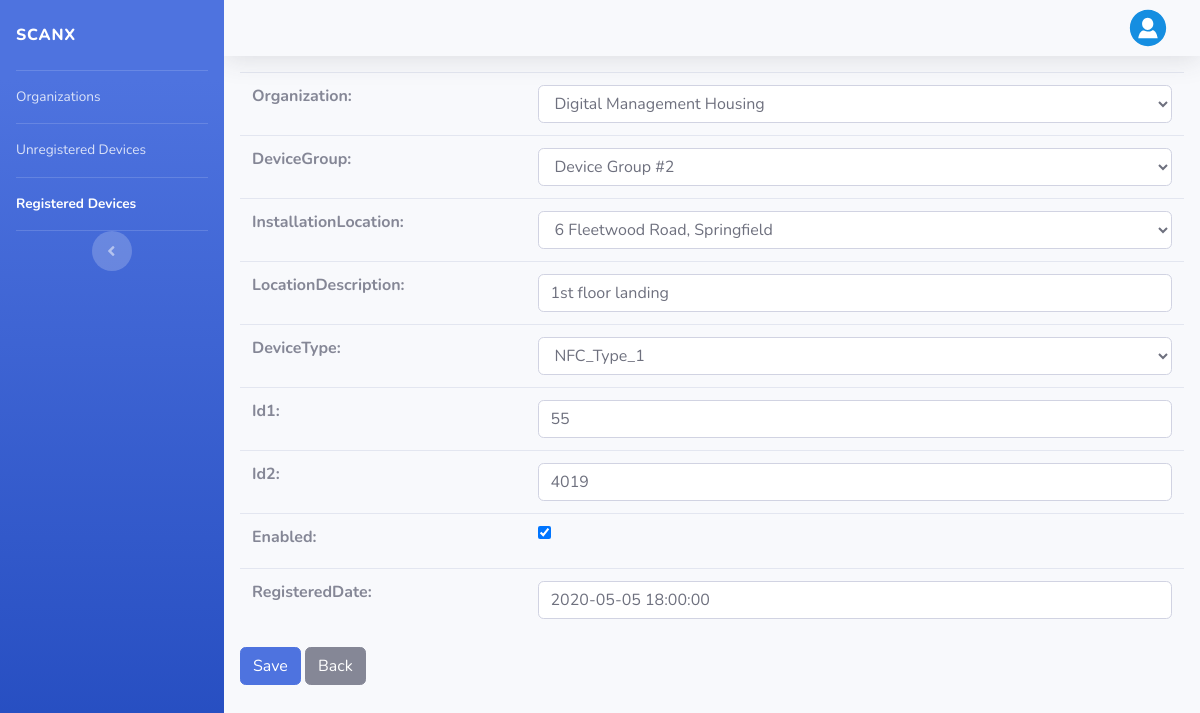
The page /admins/registered_device/update/2 (signed in) on the database its author committed.
### app/models.py (models this page shows, shortened)
class Device(models.Model):
    class Status:
        UNREGISTERED = 0
        REGISTERED = 1
    organization = models.ForeignKey(Organization, on_delete=models.PROTECT)
    deviceGroup = models.ForeignKey(DeviceGroup, on_delete=models.PROTECT)
    installationLocation = models.ForeignKey(Location, on_delete=models.PROTECT)
    locationDescription = models.CharField(max_length=500, blank=True, null=True)
    deviceType = models.ForeignKey(DeviceType, blank=True, null=True, on_delete=models.PROTECT)
    id1 = models.CharField(max_length=30)
    id2 = models.CharField(max_length=30)
    status = models.IntegerField(blank=True, null=True)
    enabled = models.BooleanField()
    registeredDate = models.DateTimeField(blank=True, null=True)

### app/views.py (the view, shortened to what this page needs)
# urls.py: path('admins/registered_device/update/<int:pk>', updateRegisteredDevice, name="registered-device-update"),
@login_required
def updateRegisteredDevice(request, pk):
    device = get_object_or_404(Device, pk=pk)
    form = RegisteredDeviceForm(instance=device)
    return render(request, 'admins/device/form_registered.html', {'form': form})

### app/forms.py
class RegisteredDeviceForm(forms.ModelForm):
    class Meta:
        model = Device
        exclude = ('status',)

### app/models.py (called while the page is built)
    def __str__(self):
        return self.name

    def __str__(self):
        return f'{self.addressLine1}, {self.addressLine2}'

    def __str__(self):
        return self.name

    def __str__(self):
        return self.name

### app/templates/admins/device/form_registered.html (shortened to what this page needs)
{% extends "admins/base.html" %}
{% block sidebar %}
{% with page=3 %}
{{ block.super }}
{% endwith %}
{% endblock %}
{% block content %}
<div class="content p-3">
  <form method="POST" novalidate>
    <table class="table table-form">{{ form }}</table>
    <button class="btn btn-primary" type="submit">Save</button>
    <a class="btn btn-secondary" href='{% url "admin-registered-device" %}'>Back</a>
  </form>
</div>
{% endblock %}

### rows shown on the page
Device: organization "Digital Management Housing", deviceGroup "Device Group #2", installationLocation "6 Fleetwood Road, Springfield", locationDescription "1st floor landing", deviceType "NFC_Type_1", id1 "55", id2 "4019", enabled "☑", registeredDate "2020-05-05 18:00:00"
